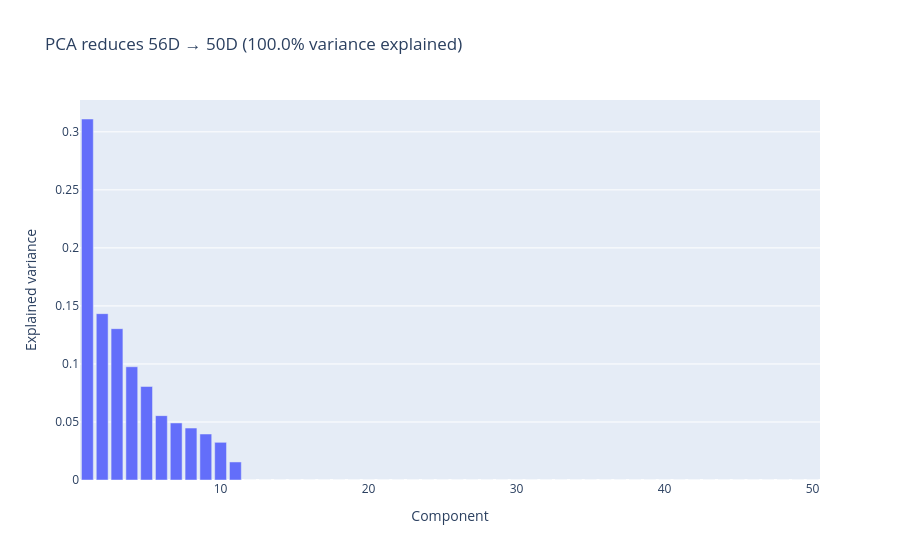

Notebook source saved alongside this figure:
### Code cell
pca = kairo.compute_pca(std_features, num_components=50)
pca_plot = kairo.plot_pca_variances(pca)
pca_plot.show()
#pca

### Figure 1 — Plotly figure (JSON) as saved in the notebook; plotly's stock layout.template omitted (floating-point values rounded to 4 significant figures)
{"data": [{"hovertemplate": "Component=%{x}<br>Explained variance=%{y}<extra></extra>", "legendgroup": "", "marker": {"color": "#636efa", "pattern": {"shape": ""}}, "name": "", "orientation": "v", "showlegend": false, "textposition": "auto", "type": "bar", "x": [1, 2, 3, 4, 5, 6, 7, 8, 9, 10, 11, 12, 13, 14, 15, 16, 17, 18, 19, 20, 21, 22, 23, 24, 25, 26, 27, 28, 29, 30, 31, 32, 33, 34, 35, 36, 37, 38, 39, 40, 41, 42, 43, 44, 45, 46, 47, 48, 49, 50], "xaxis": "x", "y": [0.3111, 0.1433, 0.1304, 0.09758, 0.08058, 0.05546, 0.04916, 0.04478, 0.03963, 0.03247, 0.01554, 1.501e-14, 5.606e-15, 3.622e-15, 9.881e-16, 8.589e-16, 4.889e-17, 3.957e-17, 2.202e-17, 2.02e-17, 1.732e-17, 1.238e-17, 8.571e-18, 3.936e-18, 7.292e-19, 1.202e-33, 4.304e-34, 0.0, 0.0, 0.0, 0.0, 0.0, 0.0, 0.0, 0.0, 0.0, 0.0, 0.0, 0.0, 0.0, 0.0, 0.0, 0.0, 0.0, 0.0, 0.0, 0.0, 0.0, 0.0, 0.0], "yaxis": "y"}], "layout": {"barmode": "relative", "legend": {"tracegroupgap": 0}, "title": {"text": "PCA reduces 56D → 50D (100.0% variance explained)"}, "xaxis": {"anchor": "y", "domain": [0, 1], "title": {"text": "Component"}}, "yaxis": {"anchor": "x", "domain": [0, 1], "title": {"text": "Explained variance"}}}}
